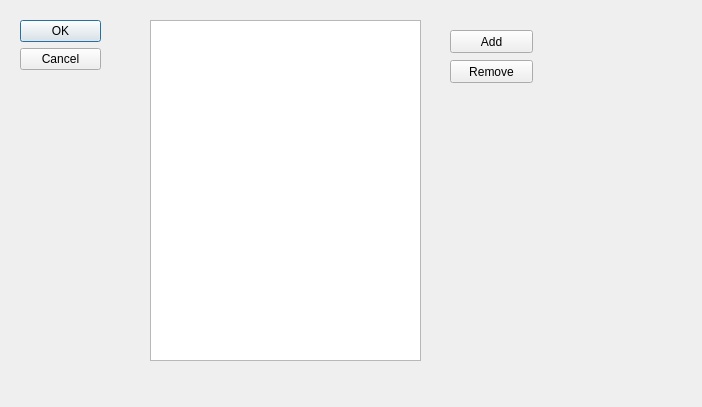
<?xml version="1.0" encoding="UTF-8"?>
<ui version="4.0">
 <class>Task3QED</class>
 <widget class="QDialog" name="Task3QED">
  <property name="geometry">
   <rect>
    <x>0</x>
    <y>0</y>
    <width>702</width>
    <height>407</height>
   </rect>
  </property>
  <property name="windowTitle">
   <string>Dialog</string>
  </property>
  <widget class="QDialogButtonBox" name="buttonBox">
   <property name="geometry">
    <rect>
     <x>20</x>
     <y>20</y>
     <width>81</width>
     <height>241</height>
    </rect>
   </property>
   <property name="orientation">
    <enum>Qt::Orientation::Vertical</enum>
   </property>
   <property name="standardButtons">
    <set>QDialogButtonBox::StandardButton::Cancel|QDialogButtonBox::StandardButton::Ok</set>
   </property>
  </widget>
  <widget class="QListWidget" name="listWidget">
   <property name="geometry">
    <rect>
     <x>150</x>
     <y>20</y>
     <width>271</width>
     <height>341</height>
    </rect>
   </property>
  </widget>
  <widget class="QPushButton" name="addButton">
   <property name="geometry">
    <rect>
     <x>450</x>
     <y>30</y>
     <width>83</width>
     <height>23</height>
    </rect>
   </property>
   <property name="text">
    <string>Add</string>
   </property>
  </widget>
  <widget class="QPushButton" name="pushButton_2">
   <property name="geometry">
    <rect>
     <x>450</x>
     <y>60</y>
     <width>83</width>
     <height>23</height>
    </rect>
   </property>
   <property name="text">
    <string>Remove</string>
   </property>
  </widget>
 </widget>
 <resources/>
 <connections>
  <connection>
   <sender>buttonBox</sender>
   <signal>accepted()</signal>
   <receiver>Task3QED</receiver>
   <slot>accept()</slot>
   <hints>
    <hint type="sourcelabel">
     <x>248</x>
     <y>254</y>
    </hint>
    <hint type="destinationlabel">
     <x>157</x>
     <y>274</y>
    </hint>
   </hints>
  </connection>
  <connection>
   <sender>buttonBox</sender>
   <signal>rejected()</signal>
   <receiver>Task3QED</receiver>
   <slot>reject()</slot>
   <hints>
    <hint type="sourcelabel">
     <x>316</x>
     <y>260</y>
    </hint>
    <hint type="destinationlabel">
     <x>286</x>
     <y>274</y>
    </hint>
   </hints>
  </connection>
 </connections>
</ui>
